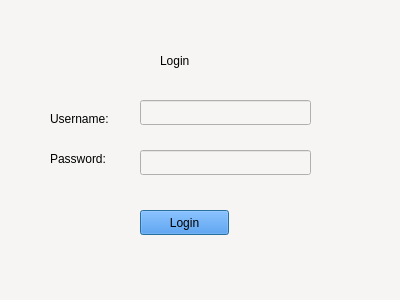
<?xml version="1.0" encoding="UTF-8"?>
<ui version="4.0">
 <class>loginForm</class>
 <widget class="QDialog" name="loginForm">
  <property name="geometry">
   <rect>
    <x>0</x>
    <y>0</y>
    <width>400</width>
    <height>300</height>
   </rect>
  </property>
  <property name="windowTitle">
   <string>Dialog</string>
  </property>
  <property name="styleSheet">
   <string notr="true">background-color: rgb(246, 245, 244);</string>
  </property>
  <widget class="QLineEdit" name="lineEdit_2">
   <property name="geometry">
    <rect>
     <x>140</x>
     <y>150</y>
     <width>171</width>
     <height>25</height>
    </rect>
   </property>
  </widget>
  <widget class="QLabel" name="label_3">
   <property name="geometry">
    <rect>
     <x>50</x>
     <y>150</y>
     <width>67</width>
     <height>17</height>
    </rect>
   </property>
   <property name="text">
    <string>Password:</string>
   </property>
  </widget>
  <widget class="QLineEdit" name="lineEdit">
   <property name="geometry">
    <rect>
     <x>140</x>
     <y>100</y>
     <width>171</width>
     <height>25</height>
    </rect>
   </property>
  </widget>
  <widget class="QPushButton" name="pushButton">
   <property name="geometry">
    <rect>
     <x>140</x>
     <y>210</y>
     <width>89</width>
     <height>25</height>
    </rect>
   </property>
   <property name="styleSheet">
    <string notr="true">background-color: rgb(53, 132, 228);</string>
   </property>
   <property name="text">
    <string>Login</string>
   </property>
  </widget>
  <widget class="QLabel" name="label_2">
   <property name="geometry">
    <rect>
     <x>50</x>
     <y>110</y>
     <width>81</width>
     <height>17</height>
    </rect>
   </property>
   <property name="text">
    <string>Username:</string>
   </property>
  </widget>
  <widget class="QLabel" name="label">
   <property name="geometry">
    <rect>
     <x>160</x>
     <y>40</y>
     <width>81</width>
     <height>41</height>
    </rect>
   </property>
   <property name="styleSheet">
    <string notr="true">font: 700 24pt &quot;Ubuntu Condensed&quot;;</string>
   </property>
   <property name="text">
    <string>Login</string>
   </property>
  </widget>
 </widget>
 <resources/>
 <connections/>
</ui>
